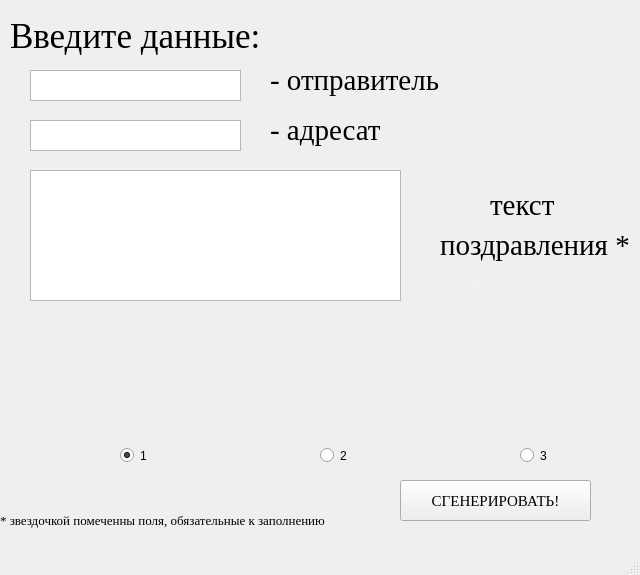
<?xml version="1.0" encoding="UTF-8"?>
<ui version="4.0">
 <class>Christmas_card_maker</class>
 <widget class="QMainWindow" name="Christmas_card_maker">
  <property name="geometry">
   <rect>
    <x>0</x>
    <y>0</y>
    <width>640</width>
    <height>575</height>
   </rect>
  </property>
  <property name="mouseTracking">
   <bool>false</bool>
  </property>
  <property name="focusPolicy">
   <enum>Qt::NoFocus</enum>
  </property>
  <property name="windowTitle">
   <string>MainWindow</string>
  </property>
  <widget class="QWidget" name="centralwidget">
   <widget class="QLabel" name="useless">
    <property name="geometry">
     <rect>
      <x>10</x>
      <y>10</y>
      <width>251</width>
      <height>51</height>
     </rect>
    </property>
    <property name="font">
     <font>
      <family>Times New Roman</family>
      <pointsize>26</pointsize>
     </font>
    </property>
    <property name="text">
     <string>Введите данные:</string>
    </property>
   </widget>
   <widget class="QLabel" name="useless_label_3">
    <property name="geometry">
     <rect>
      <x>270</x>
      <y>60</y>
      <width>171</width>
      <height>41</height>
     </rect>
    </property>
    <property name="font">
     <font>
      <family>Times New Roman</family>
      <pointsize>22</pointsize>
     </font>
    </property>
    <property name="text">
     <string>- отправитель</string>
    </property>
   </widget>
   <widget class="QLabel" name="useless_label_2">
    <property name="geometry">
     <rect>
      <x>270</x>
      <y>110</y>
      <width>111</width>
      <height>41</height>
     </rect>
    </property>
    <property name="font">
     <font>
      <family>Times New Roman</family>
      <pointsize>22</pointsize>
     </font>
    </property>
    <property name="text">
     <string>- адресат</string>
    </property>
   </widget>
   <widget class="QRadioButton" name="first_pattern">
    <property name="enabled">
     <bool>true</bool>
    </property>
    <property name="geometry">
     <rect>
      <x>120</x>
      <y>440</y>
      <width>31</width>
      <height>31</height>
     </rect>
    </property>
    <property name="cursor">
     <cursorShape>PointingHandCursor</cursorShape>
    </property>
    <property name="text">
     <string>1</string>
    </property>
    <property name="checkable">
     <bool>true</bool>
    </property>
    <property name="checked">
     <bool>true</bool>
    </property>
   </widget>
   <widget class="QRadioButton" name="second_pattern">
    <property name="geometry">
     <rect>
      <x>320</x>
      <y>440</y>
      <width>31</width>
      <height>31</height>
     </rect>
    </property>
    <property name="cursor">
     <cursorShape>PointingHandCursor</cursorShape>
    </property>
    <property name="text">
     <string>2</string>
    </property>
   </widget>
   <widget class="QRadioButton" name="third_pattern">
    <property name="geometry">
     <rect>
      <x>520</x>
      <y>440</y>
      <width>31</width>
      <height>31</height>
     </rect>
    </property>
    <property name="cursor">
     <cursorShape>PointingHandCursor</cursorShape>
    </property>
    <property name="text">
     <string>3</string>
    </property>
   </widget>
   <widget class="QLabel" name="useless_3">
    <property name="geometry">
     <rect>
      <x>490</x>
      <y>170</y>
      <width>71</width>
      <height>71</height>
     </rect>
    </property>
    <property name="font">
     <font>
      <family>Times New Roman</family>
      <pointsize>22</pointsize>
     </font>
    </property>
    <property name="text">
     <string>текст </string>
    </property>
   </widget>
   <widget class="QLabel" name="useless_label">
    <property name="geometry">
     <rect>
      <x>440</x>
      <y>210</y>
      <width>191</width>
      <height>71</height>
     </rect>
    </property>
    <property name="font">
     <font>
      <family>Times New Roman</family>
      <pointsize>22</pointsize>
     </font>
    </property>
    <property name="text">
     <string>поздравления *</string>
    </property>
   </widget>
   <widget class="QLabel" name="useless_2">
    <property name="geometry">
     <rect>
      <x>0</x>
      <y>510</y>
      <width>341</width>
      <height>21</height>
     </rect>
    </property>
    <property name="font">
     <font>
      <family>Times New Roman</family>
      <pointsize>10</pointsize>
     </font>
    </property>
    <property name="cursor">
     <cursorShape>WhatsThisCursor</cursorShape>
    </property>
    <property name="text">
     <string>* звездочкой помеченны поля, обязательные к заполнению</string>
    </property>
   </widget>
   <widget class="QPushButton" name="pushButton">
    <property name="geometry">
     <rect>
      <x>400</x>
      <y>480</y>
      <width>191</width>
      <height>41</height>
     </rect>
    </property>
    <property name="font">
     <font>
      <family>Times New Roman</family>
      <pointsize>11</pointsize>
     </font>
    </property>
    <property name="cursor">
     <cursorShape>PointingHandCursor</cursorShape>
    </property>
    <property name="text">
     <string>СГЕНЕРИРОВАТЬ!</string>
    </property>
   </widget>
   <widget class="QTextEdit" name="text_sender">
    <property name="geometry">
     <rect>
      <x>30</x>
      <y>70</y>
      <width>211</width>
      <height>31</height>
     </rect>
    </property>
    <property name="cursor" stdset="0">
     <cursorShape>PointingHandCursor</cursorShape>
    </property>
   </widget>
   <widget class="QTextEdit" name="text_recipient">
    <property name="geometry">
     <rect>
      <x>30</x>
      <y>120</y>
      <width>211</width>
      <height>31</height>
     </rect>
    </property>
    <property name="cursor" stdset="0">
     <cursorShape>PointingHandCursor</cursorShape>
    </property>
   </widget>
   <widget class="QTextEdit" name="greeting_text">
    <property name="geometry">
     <rect>
      <x>30</x>
      <y>170</y>
      <width>371</width>
      <height>131</height>
     </rect>
    </property>
    <property name="cursor" stdset="0">
     <cursorShape>PointingHandCursor</cursorShape>
    </property>
    <property name="placeholderText">
     <string/>
    </property>
   </widget>
   <widget class="QLabel" name="label">
    <property name="enabled">
     <bool>false</bool>
    </property>
    <property name="geometry">
     <rect>
      <x>470</x>
      <y>270</y>
      <width>121</width>
      <height>21</height>
     </rect>
    </property>
    <property name="palette">
     <palette>
      <active>
       <colorrole role="WindowText">
        <brush brushstyle="SolidPattern">
         <color alpha="255">
          <red>255</red>
          <green>0</green>
          <blue>0</blue>
         </color>
        </brush>
       </colorrole>
       <colorrole role="Text">
        <brush brushstyle="SolidPattern">
         <color alpha="255">
          <red>255</red>
          <green>0</green>
          <blue>0</blue>
         </color>
        </brush>
       </colorrole>
       <colorrole role="ButtonText">
        <brush brushstyle="SolidPattern">
         <color alpha="255">
          <red>0</red>
          <green>0</green>
          <blue>0</blue>
         </color>
        </brush>
       </colorrole>
       <colorrole role="ToolTipText">
        <brush brushstyle="SolidPattern">
         <color alpha="255">
          <red>255</red>
          <green>0</green>
          <blue>0</blue>
         </color>
        </brush>
       </colorrole>
      </active>
      <inactive>
       <colorrole role="WindowText">
        <brush brushstyle="SolidPattern">
         <color alpha="255">
          <red>255</red>
          <green>255</green>
          <blue>255</blue>
         </color>
        </brush>
       </colorrole>
       <colorrole role="Text">
        <brush brushstyle="SolidPattern">
         <color alpha="255">
          <red>255</red>
          <green>0</green>
          <blue>0</blue>
         </color>
        </brush>
       </colorrole>
       <colorrole role="ButtonText">
        <brush brushstyle="SolidPattern">
         <color alpha="255">
          <red>0</red>
          <green>0</green>
          <blue>0</blue>
         </color>
        </brush>
       </colorrole>
       <colorrole role="ToolTipText">
        <brush brushstyle="SolidPattern">
         <color alpha="255">
          <red>255</red>
          <green>255</green>
          <blue>255</blue>
         </color>
        </brush>
       </colorrole>
      </inactive>
      <disabled>
       <colorrole role="WindowText">
        <brush brushstyle="SolidPattern">
         <color alpha="255">
          <red>240</red>
          <green>240</green>
          <blue>240</blue>
         </color>
        </brush>
       </colorrole>
       <colorrole role="Text">
        <brush brushstyle="SolidPattern">
         <color alpha="255">
          <red>255</red>
          <green>255</green>
          <blue>255</blue>
         </color>
        </brush>
       </colorrole>
       <colorrole role="ButtonText">
        <brush brushstyle="SolidPattern">
         <color alpha="255">
          <red>255</red>
          <green>255</green>
          <blue>255</blue>
         </color>
        </brush>
       </colorrole>
       <colorrole role="ToolTipText">
        <brush brushstyle="SolidPattern">
         <color alpha="255">
          <red>240</red>
          <green>240</green>
          <blue>240</blue>
         </color>
        </brush>
       </colorrole>
      </disabled>
     </palette>
    </property>
    <property name="font">
     <font>
      <family>Times New Roman</family>
      <pointsize>12</pointsize>
      <weight>75</weight>
      <bold>true</bold>
     </font>
    </property>
    <property name="mouseTracking">
     <bool>false</bool>
    </property>
    <property name="text">
     <string>Введите текст!!!</string>
    </property>
   </widget>
   <widget class="QLabel" name="label_2">
    <property name="enabled">
     <bool>false</bool>
    </property>
    <property name="geometry">
     <rect>
      <x>30</x>
      <y>310</y>
      <width>371</width>
      <height>21</height>
     </rect>
    </property>
    <property name="palette">
     <palette>
      <active>
       <colorrole role="WindowText">
        <brush brushstyle="SolidPattern">
         <color alpha="255">
          <red>255</red>
          <green>0</green>
          <blue>0</blue>
         </color>
        </brush>
       </colorrole>
       <colorrole role="Text">
        <brush brushstyle="SolidPattern">
         <color alpha="255">
          <red>255</red>
          <green>0</green>
          <blue>0</blue>
         </color>
        </brush>
       </colorrole>
       <colorrole role="ButtonText">
        <brush brushstyle="SolidPattern">
         <color alpha="255">
          <red>0</red>
          <green>0</green>
          <blue>0</blue>
         </color>
        </brush>
       </colorrole>
       <colorrole role="ToolTipText">
        <brush brushstyle="SolidPattern">
         <color alpha="255">
          <red>255</red>
          <green>0</green>
          <blue>0</blue>
         </color>
        </brush>
       </colorrole>
      </active>
      <inactive>
       <colorrole role="WindowText">
        <brush brushstyle="SolidPattern">
         <color alpha="255">
          <red>255</red>
          <green>255</green>
          <blue>255</blue>
         </color>
        </brush>
       </colorrole>
       <colorrole role="Text">
        <brush brushstyle="SolidPattern">
         <color alpha="255">
          <red>255</red>
          <green>0</green>
          <blue>0</blue>
         </color>
        </brush>
       </colorrole>
       <colorrole role="ButtonText">
        <brush brushstyle="SolidPattern">
         <color alpha="255">
          <red>0</red>
          <green>0</green>
          <blue>0</blue>
         </color>
        </brush>
       </colorrole>
       <colorrole role="ToolTipText">
        <brush brushstyle="SolidPattern">
         <color alpha="255">
          <red>255</red>
          <green>255</green>
          <blue>255</blue>
         </color>
        </brush>
       </colorrole>
      </inactive>
      <disabled>
       <colorrole role="WindowText">
        <brush brushstyle="SolidPattern">
         <color alpha="255">
          <red>240</red>
          <green>240</green>
          <blue>240</blue>
         </color>
        </brush>
       </colorrole>
       <colorrole role="Text">
        <brush brushstyle="SolidPattern">
         <color alpha="255">
          <red>255</red>
          <green>255</green>
          <blue>255</blue>
         </color>
        </brush>
       </colorrole>
       <colorrole role="ButtonText">
        <brush brushstyle="SolidPattern">
         <color alpha="255">
          <red>255</red>
          <green>255</green>
          <blue>255</blue>
         </color>
        </brush>
       </colorrole>
       <colorrole role="ToolTipText">
        <brush brushstyle="SolidPattern">
         <color alpha="255">
          <red>240</red>
          <green>240</green>
          <blue>240</blue>
         </color>
        </brush>
       </colorrole>
      </disabled>
     </palette>
    </property>
    <property name="font">
     <font>
      <family>Times New Roman</family>
      <pointsize>12</pointsize>
      <weight>75</weight>
      <bold>true</bold>
     </font>
    </property>
    <property name="mouseTracking">
     <bool>false</bool>
    </property>
    <property name="text">
     <string>Превышен лимит символов.</string>
    </property>
   </widget>
   <widget class="QLabel" name="label_3">
    <property name="enabled">
     <bool>false</bool>
    </property>
    <property name="geometry">
     <rect>
      <x>440</x>
      <y>0</y>
      <width>191</width>
      <height>21</height>
     </rect>
    </property>
    <property name="palette">
     <palette>
      <active>
       <colorrole role="WindowText">
        <brush brushstyle="SolidPattern">
         <color alpha="255">
          <red>0</red>
          <green>255</green>
          <blue>0</blue>
         </color>
        </brush>
       </colorrole>
       <colorrole role="Text">
        <brush brushstyle="SolidPattern">
         <color alpha="255">
          <red>0</red>
          <green>255</green>
          <blue>0</blue>
         </color>
        </brush>
       </colorrole>
       <colorrole role="ButtonText">
        <brush brushstyle="SolidPattern">
         <color alpha="255">
          <red>0</red>
          <green>0</green>
          <blue>0</blue>
         </color>
        </brush>
       </colorrole>
       <colorrole role="ToolTipText">
        <brush brushstyle="SolidPattern">
         <color alpha="255">
          <red>0</red>
          <green>255</green>
          <blue>0</blue>
         </color>
        </brush>
       </colorrole>
      </active>
      <inactive>
       <colorrole role="WindowText">
        <brush brushstyle="SolidPattern">
         <color alpha="255">
          <red>255</red>
          <green>255</green>
          <blue>255</blue>
         </color>
        </brush>
       </colorrole>
       <colorrole role="Text">
        <brush brushstyle="SolidPattern">
         <color alpha="255">
          <red>0</red>
          <green>255</green>
          <blue>0</blue>
         </color>
        </brush>
       </colorrole>
       <colorrole role="ButtonText">
        <brush brushstyle="SolidPattern">
         <color alpha="255">
          <red>0</red>
          <green>0</green>
          <blue>0</blue>
         </color>
        </brush>
       </colorrole>
       <colorrole role="ToolTipText">
        <brush brushstyle="SolidPattern">
         <color alpha="255">
          <red>255</red>
          <green>255</green>
          <blue>255</blue>
         </color>
        </brush>
       </colorrole>
      </inactive>
      <disabled>
       <colorrole role="WindowText">
        <brush brushstyle="SolidPattern">
         <color alpha="255">
          <red>240</red>
          <green>240</green>
          <blue>240</blue>
         </color>
        </brush>
       </colorrole>
       <colorrole role="Text">
        <brush brushstyle="SolidPattern">
         <color alpha="255">
          <red>255</red>
          <green>255</green>
          <blue>255</blue>
         </color>
        </brush>
       </colorrole>
       <colorrole role="ButtonText">
        <brush brushstyle="SolidPattern">
         <color alpha="255">
          <red>255</red>
          <green>255</green>
          <blue>255</blue>
         </color>
        </brush>
       </colorrole>
       <colorrole role="ToolTipText">
        <brush brushstyle="SolidPattern">
         <color alpha="255">
          <red>240</red>
          <green>240</green>
          <blue>240</blue>
         </color>
        </brush>
       </colorrole>
      </disabled>
     </palette>
    </property>
    <property name="font">
     <font>
      <family>Times New Roman</family>
      <pointsize>12</pointsize>
      <weight>75</weight>
      <bold>true</bold>
     </font>
    </property>
    <property name="mouseTracking">
     <bool>false</bool>
    </property>
    <property name="text">
     <string>sucsessfully</string>
    </property>
   </widget>
  </widget>
  <widget class="QMenuBar" name="menubar">
   <property name="geometry">
    <rect>
     <x>0</x>
     <y>0</y>
     <width>640</width>
     <height>21</height>
    </rect>
   </property>
  </widget>
  <widget class="QStatusBar" name="statusbar"/>
 </widget>
 <resources/>
 <connections/>
</ui>
